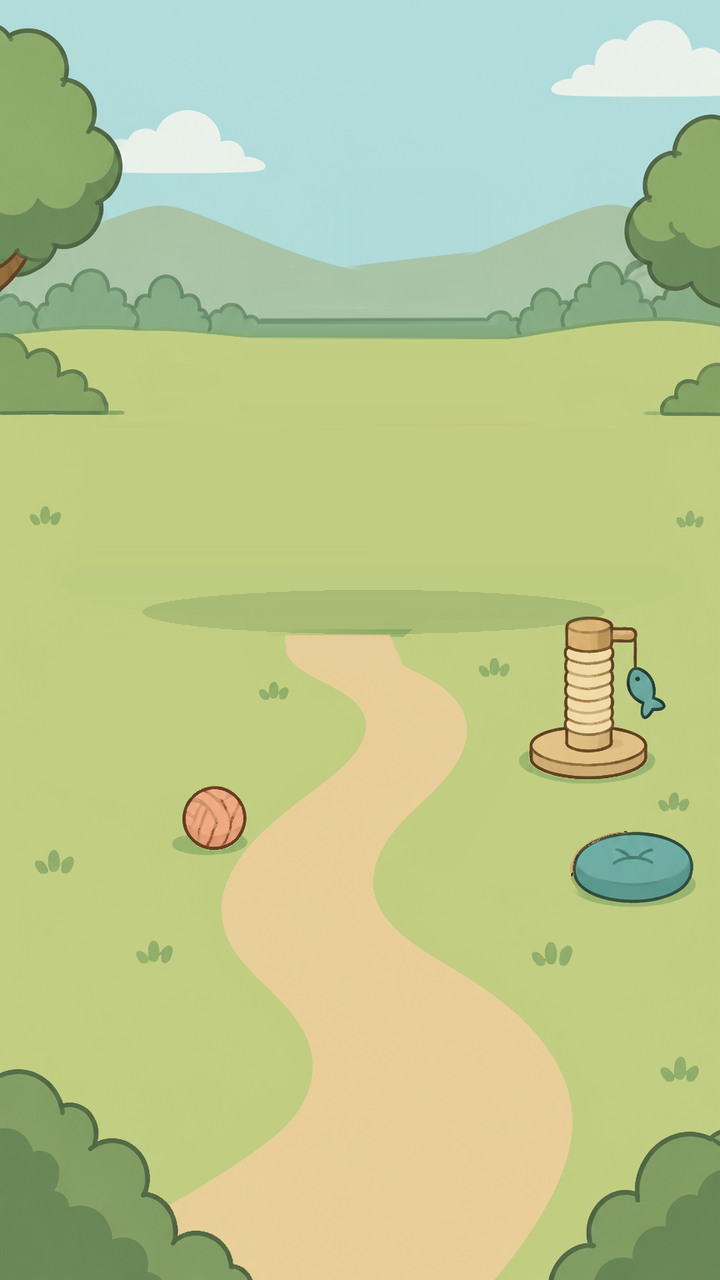
#> input picture game/assets/lobby/cardboard/terrain-clean.png, 720 x 1280 px; its folder holds 6 pictures in this run
$ python restyle_lobby_props.py
#> lines starting #> are read from the running program, lines starting #| are printed output that depends on the picture; after the words box and inside, x2 and y2 are one past the last pixel; in counts of white or black regions, pixels touching at a corner belong together
"""Build flat courtyard SVG props and remove their old baked bitmap versions.

The original terrain and legacy foreground assets stay intact. Only small,
explicit prop masks are restored from surrounding lawn; all other pixels must
remain identical. Run before Godot import after changing these SVG definitions.
"""
from pathlib import Path
import hashlib
import json
import numpy as np
from PIL import Image, ImageDraw, ImageFilter

ROOT = Path(__file__).resolve().parents[2]
ART = ROOT / 'game/assets/lobby/cardboard'
PROPS = ART / 'props'
REVIEW = ROOT / 'docs/design/2026-10-23/courtyard-props-style'
INK = '#583f21'

POST = '''<svg xmlns="http://www.w3.org/2000/svg" width="160" height="184" viewBox="0 0 160 184">
<g stroke-linecap="round" stroke-linejoin="round">
  <ellipse cx="80" cy="175" rx="64" ry="6" fill="#583f21" opacity="0.14"/>
  <!-- Broad flat cardboard foot, like the castle's front plane and side band. -->
  <path d="M20 153 C20 143 47 136 80 136 C113 136 140 143 140 153 V163 C140 172 113 179 80 179 C47 179 20 172 20 163 Z" fill="#d4a065" stroke="#583f21" stroke-width="6"/>
  <ellipse cx="80" cy="151" rx="60" ry="15" fill="#e8bb7c"/>
  <path d="M22 153 C34 162 57 166 80 166 C103 166 126 162 138 153" fill="none" stroke="#b07c45" stroke-width="3"/>
  <!-- Fixed bracket behind the post; no painted bevel or fine texture. -->
  <path d="M99 28 H130 Q137 28 137 34 V40 H99 Z" fill="#e8bb7c" stroke="#583f21" stroke-width="6"/>
  <path d="M137 42 V76" fill="none" stroke="#583f21" stroke-width="3"/>
  <path d="M58 25 H102 V142 C102 149 58 149 58 142 Z" fill="#f3dfae" stroke="#583f21" stroke-width="6"/>
  <path d="M94 28 H99 V140 Q97 144 94 143 Z" fill="#d4a065"/>
  <path d="M59 47 Q80 55 101 47 M59 63 Q80 71 101 63 M59 79 Q80 87 101 79 M59 95 Q80 103 101 95 M59 111 Q80 119 101 111 M59 127 Q80 135 101 127" fill="none" stroke="#b07c45" stroke-width="3"/>
  <ellipse cx="80" cy="25" rx="22" ry="9" fill="#e8bb7c" stroke="#583f21" stroke-width="6"/>
  <!-- One teal toy echoes the castle flag, with the same brown outline. -->
  <path d="M134 77 C123 77 122 90 129 101 L125 112 Q124 116 128 115 L137 110 L145 116 Q149 118 148 113 L145 102 C152 92 147 79 139 77 Z" fill="#70b1a5" stroke="#583f21" stroke-width="4"/>
  <circle cx="132" cy="86" r="2" fill="#583f21"/>
</g>
</svg>'''

YARN = '''<svg xmlns="http://www.w3.org/2000/svg" width="80" height="80" viewBox="0 0 80 80">
<defs><clipPath id="ball"><circle cx="40" cy="38" r="31"/></clipPath></defs>
<ellipse cx="40" cy="72" rx="33" ry="5" fill="#583f21" opacity="0.14"/>
<circle cx="40" cy="38" r="31" fill="#e89e70"/>
<path d="M57 11 Q80 52 41 70 H77 V8 Z" fill="#c87f54" clip-path="url(#ball)"/>
<g fill="none" stroke-linecap="round" stroke-linejoin="round">
  <path d="M20 16 Q42 25 54 58 M12 32 Q26 41 33 65 M39 9 Q36 29 18 53 M58 20 Q48 36 44 58" stroke="#b07c45" stroke-width="3"/>
  <circle cx="40" cy="38" r="31" stroke="#583f21" stroke-width="6"/>
</g>
</svg>'''

PILLOW = '''<svg xmlns="http://www.w3.org/2000/svg" width="150" height="100" viewBox="0 0 150 100">
<g stroke-linecap="round" stroke-linejoin="round">
  <ellipse cx="75" cy="84" rx="65" ry="6" fill="#583f21" opacity="0.14"/>
  <path d="M14 43 C14 26 41 13 75 13 C109 13 136 26 136 43 V54 C136 71 109 83 75 83 C41 83 14 71 14 54 Z" fill="#4f9086"/>
  <ellipse cx="75" cy="42" rx="61" ry="29" fill="#70b1a5"/>
  <path d="M15 47 C22 62 47 71 75 71 C103 71 128 62 135 47" fill="none" stroke="#583f21" stroke-width="3"/>
  <path d="M55 41 Q75 49 95 41 M75 46 L66 33 M75 46 L85 33" fill="none" stroke="#4b7567" stroke-width="3"/>
  <path d="M14 43 C14 26 41 13 75 13 C109 13 136 26 136 43 V54 C136 71 109 83 75 83 C41 83 14 71 14 54 Z" fill="none" stroke="#583f21" stroke-width="6"/>
</g>
</svg>'''

MASKS = [
    ('scratching-post', [(561,613),(612,613),(617,623),(639,623),(643,645),(666,665),(670,703),(656,724),(651,738),(661,753),(659,774),(641,783),(550,785),(518,778),(513,760),(516,741),(530,731),(558,727)], (445,565,720,820)),
    ('yarn', [(207,783),(224,783),(239,792),(248,809),(250,826),(244,847),(231,860),(210,863),(187,859),(168,853),(168,837),(174,823),(180,801),(193,787)], (95,735,285,920)),
    ('pillow', [(629,826),(654,827),(678,835),(695,846),(703,862),(702,882),(691,898),(674,906),(651,912),(620,913),(596,907),(576,895),(565,880),(566,862),(573,846),(589,835),(607,829)], (505,789,720,968)),
]

def sha(path):
    return hashlib.sha256(path.read_bytes()).hexdigest()

def lawn_field(pixels, context, excluded):
    height, width = pixels.shape[:2]
    yy, xx = np.indices((height,width))
    rr,gg,bb = pixels.transpose(2,0,1)
    x0,y0,x1,y1=context
    valid=(rr>170)&(gg>185)&(gg<225)&(rr<gg*.995)&(rr>gg*.88)&(bb<gg*.8)&(bb>gg*.5)
    valid &= (xx>=x0)&(xx<x1)&(yy>=y0)&(yy<y1)&~excluded
    nx=(xx-(x0+x1)/2)/(x1-x0)
    ny=(yy-(y0+y1)/2)/(y1-y0)
    features=np.stack([np.ones_like(nx),nx,ny,nx*nx,nx*ny,ny*ny],axis=-1)
    design,targets=features[valid],pixels[valid]
    keep=np.ones(len(targets),dtype=bool)
    for _ in range(4):
        coeff=np.linalg.lstsq(design[keep],targets[keep],rcond=None)[0]
        residual=np.max(np.abs(design@coeff-targets),axis=1)
        keep=residual<max(2.5,float(np.median(residual))*2.8)
    return features@coeff

def main():
    PROPS.mkdir(exist_ok=True)
    REVIEW.mkdir(parents=True,exist_ok=True)
    source=ART/'terrain-clean.png'
    original=Image.open(source).convert('RGB')
#> original is the input picture: PIL image 720x1280 RGB; mean R, G, B 186, 199.5, 144.5
    pixels=np.asarray(original).astype(np.float32)
    clean=pixels.copy()
    masks=[]
    for name,points,context in MASKS:
        mask=Image.new('L',original.size)
        ImageDraw.Draw(mask).polygon(points,fill=255)
        mask=mask.filter(ImageFilter.MaxFilter(7)).filter(ImageFilter.GaussianBlur(2))
        if name == 'scratching-post':
            # The upper post touches the existing castle contact shadow. Keep
            # that shadow/lawn intact and remove only the warm prop pixels here.
            rr,gg,bb=pixels.transpose(2,0,1)
            foreground=(rr>gg*1.01)|(bb>gg*.84)
            local=Image.fromarray(np.uint8(foreground)*255).filter(ImageFilter.MaxFilter(5)).filter(ImageFilter.GaussianBlur(1))
            values=np.asarray(mask).copy()
            values[:642]=np.minimum(values[:642],np.asarray(local)[:642])
            mask=Image.fromarray(values)
        masks.append(mask)
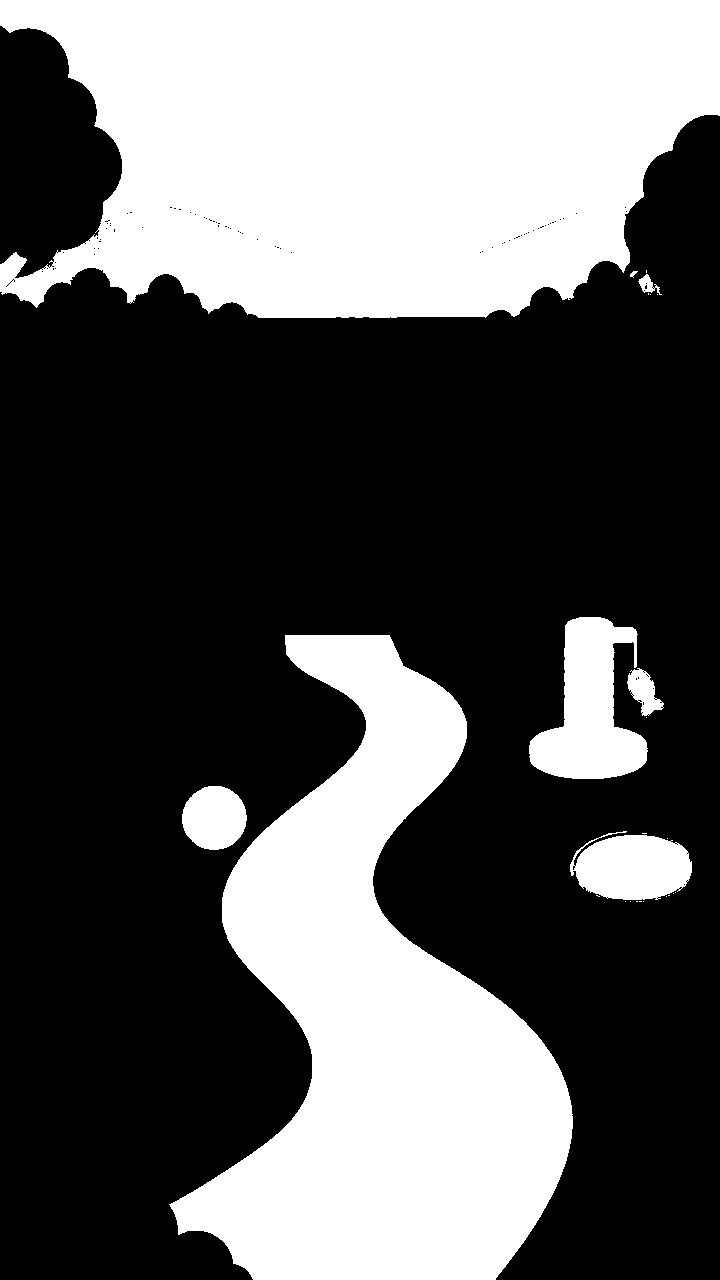
#> foreground: shape (1280, 720) bool; 36.2% white; 25 white regions (17 under 20 px), largest, box (x1, y1, x2, y2) and area: (0, 0, 720, 318) 180564, (169, 635, 573, 1280) 131158, (529, 617, 648, 779) 11082
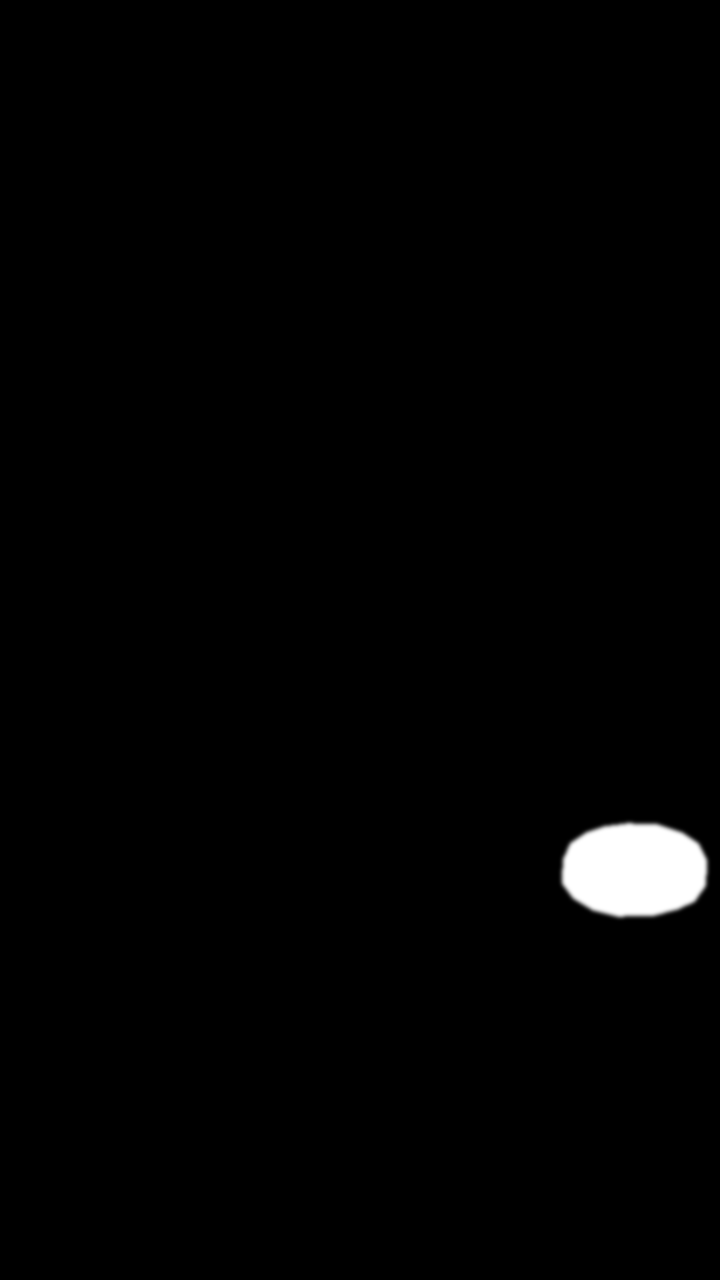
#> mask: PIL image 720x1280 L; min 0, max 255, mean 3.1
#> after the loop, masks = 3 items
    union=np.maximum.reduce([np.asarray(m) for m in masks])
    for (name,points,context),mask in zip(MASKS,masks):
        weight=np.asarray(mask,dtype=np.float32)/255
        field=lawn_field(pixels,context,union>0)
        clean=clean*(1-weight[...,None])+field*weight[...,None]
        mask.save(REVIEW/f'cleanup-{name}-mask.png')
#> this loop made 3 passes
#> (name, x0 in lawn_field, y0 in lawn_field, x1 in lawn_field, y1 in lawn_field) on passes 1 to 3: ('scratching-post', 445, 565, 720, 820), ('yarn', 95, 735, 285, 920), ('pillow', 505, 789, 720, 968)
#> pass 1, in lawn_field, `rr,gg,bb = pixels.transpose(2,0,1)`:
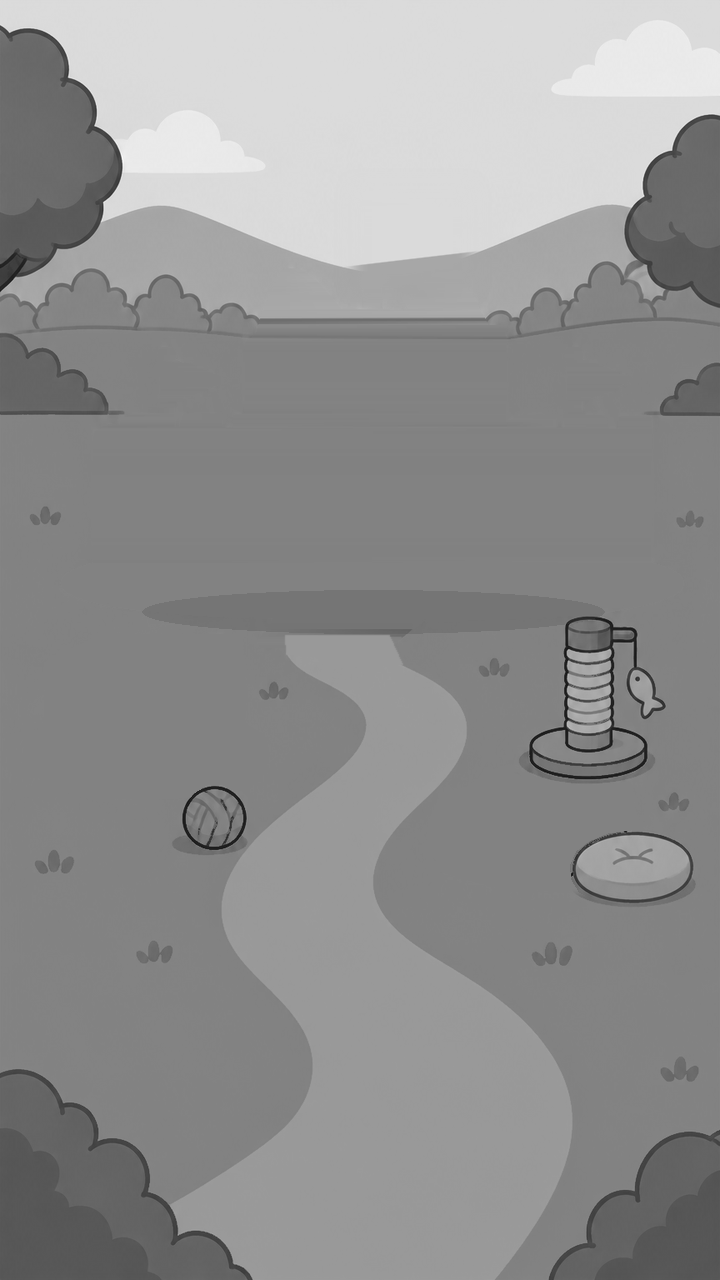
#> bb: shape (1280, 720) float32; min 20, max 253, mean 144.5
#> after the loop:
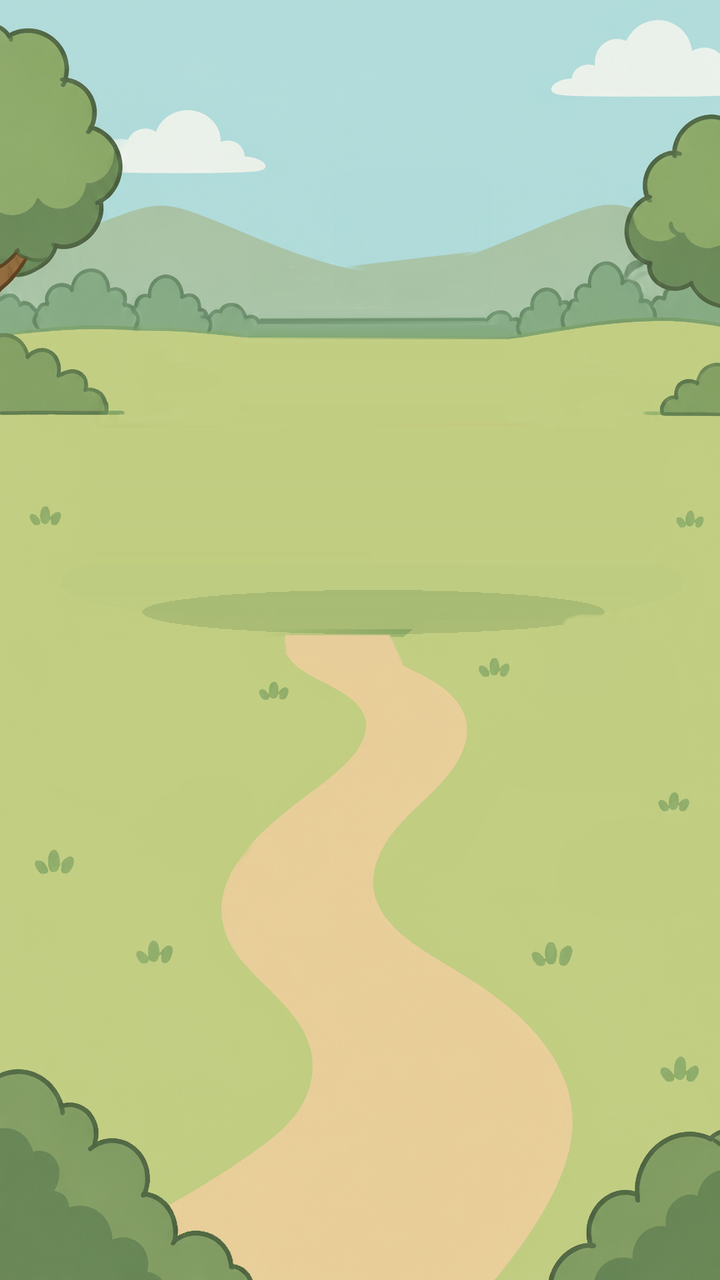
#> clean: shape (1280, 720, 3) float64; mean R, G, B 186.9, 200.8, 144.8
    result=Image.fromarray(np.uint8(np.clip(np.rint(clean),0,255)))
    target=ART/'terrain-props-clean.png'
    result.save(target,optimize=True)
    assert np.array_equal(np.asarray(result)[union==0],np.asarray(original)[union==0])
    records=[]
    for name,svg,origin,ground in [
        ('scratching-post',POST,[80,176],[590,780]),
        ('yarn',YARN,[40,74],[214,854]),
        ('pillow',PILLOW,[75,80],[630,903]),
    ]:
        path=PROPS/f'{name}.svg'
        path.write_text(svg+'\n',encoding='utf-8')
        records.append(dict(file=path.relative_to(ART).as_posix(),origin=origin,ground=ground,sha256=sha(path)))
    manifest=dict(style_reference='game/assets/lobby/castle-tiers/castle-tier-2-body.svg',
        contour=dict(main_color=INK,main_world_px=6,secondary_world_px=3),
        terrain=dict(file=target.name,source=source.name,source_sha256=sha(source),sha256=sha(target),pixels_outside_masks_unchanged=True,masks=[m[0] for m in MASKS]),
        props=records,
        layered_props=[dict(kind=kind,origin=[128,224],scale=scale,
                            main_local_px=main,secondary_local_px=secondary,
                            files={p.name:sha(p) for p in sorted((ART/kind).glob('*.svg'))})
                       for kind,scale,main,secondary in [('tunnel',0.82,7.3,3.65),('bed',0.86,7,3.5)]],
        layer_rule='Each static prop uses foot Y-sort; tunnel/bed retain rear, interior, cat slot, front.',
        palette=dict(cardboard='#e8bb7c',side='#d4a065',detail='#b07c45',tape='#f3dfae',inside='#6b4a2b',teal='#70b1a5'))
    (PROPS/'manifest.json').write_text(json.dumps(manifest,ensure_ascii=False,indent=2)+'\n',encoding='utf-8')
    print(json.dumps(dict(static_props=len(records),terrain=target.name,pixels_outside_masks_unchanged=True)))

if __name__=='__main__':
    main()
